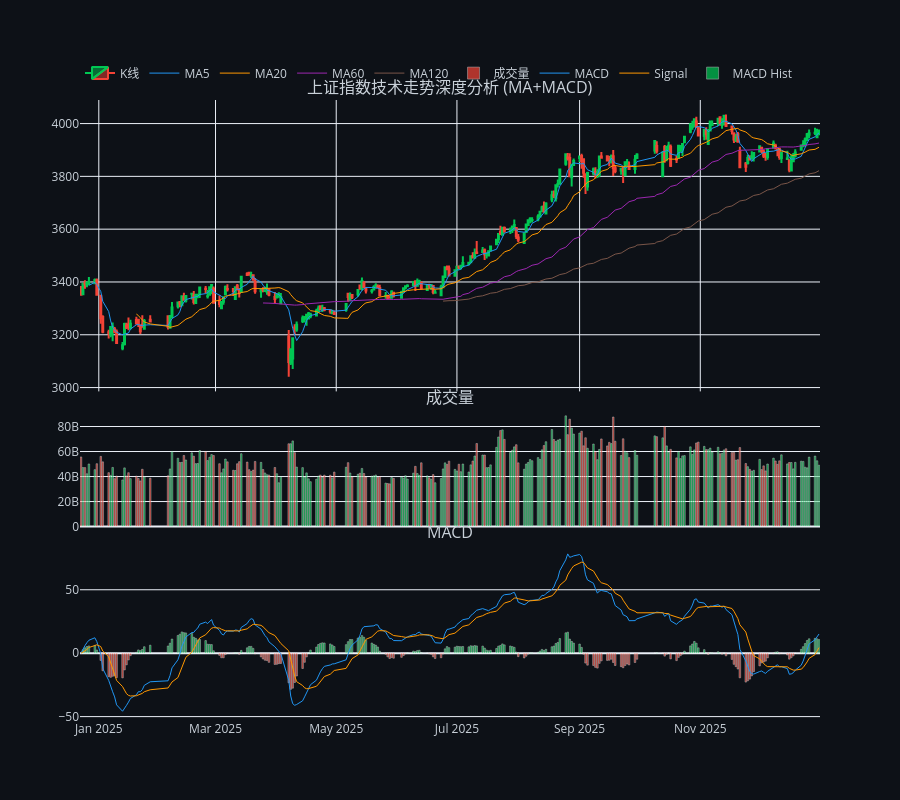

Notebook code for this chart:
### Markdown cell above
---

## 5️⃣ 技术走势深度分析 (ChartEngine)

使用 ChartEngine 渲染专业 K 线图，叠加全周期均线与 MACD。

### Code cell
# 获取上证指数完整数据
df_tech = jq.get_price(
    '000001.XSHG', 
    count=250, 
    end_date=pd.Timestamp.now().strftime('%Y-%m-%d'),
    frequency='daily'
)

# 渲染技术走势图
fig_tech = plot_market_technical_charts(
    df_tech, 
    title='上证指数技术走势深度分析 (MA+MACD)'
)
fig_tech.show()

### Figure 1 — Plotly figure (JSON) as saved in the notebook; plotly's stock layout.template omitted (floating-point values rounded to 4 significant figures; data arrays with more than 128 entries replaced by an {"elided": "..."} marker saying what was removed)
{"data": [{"close": {"elided": "250 float values"}, "decreasing": {"line": {"color": "#F44336"}}, "high": {"elided": "250 float values"}, "increasing": {"line": {"color": "#00C853"}}, "low": {"elided": "250 float values"}, "name": "K线", "open": {"elided": "250 float values"}, "type": "candlestick", "x": {"elided": "250 str values"}, "xaxis": "x", "yaxis": "y"}, {"line": {"color": "#2196F3", "width": 1}, "name": "MA5", "type": "scatter", "x": {"elided": "250 str values"}, "xaxis": "x", "y": {"elided": "250 float values"}, "yaxis": "y"}, {"line": {"color": "#FF9800", "width": 1}, "name": "MA20", "type": "scatter", "x": {"elided": "250 str values"}, "xaxis": "x", "y": {"elided": "250 float values"}, "yaxis": "y"}, {"line": {"color": "#9C27B0", "width": 1}, "name": "MA60", "type": "scatter", "x": {"elided": "250 str values"}, "xaxis": "x", "y": {"elided": "250 float values"}, "yaxis": "y"}, {"line": {"color": "#795548", "width": 1}, "name": "MA120", "type": "scatter", "x": {"elided": "250 str values"}, "xaxis": "x", "y": {"elided": "250 float values"}, "yaxis": "y"}, {"marker": {"color": {"elided": "250 str values"}}, "name": "成交量", "opacity": 0.7, "type": "bar", "x": {"elided": "250 str values"}, "xaxis": "x2", "y": {"elided": "250 int values"}, "yaxis": "y2"}, {"line": {"color": "#2196F3", "width": 1}, "name": "MACD", "type": "scatter", "x": {"elided": "250 str values"}, "xaxis": "x3", "y": {"elided": "250 float values"}, "yaxis": "y3"}, {"line": {"color": "#FF9800", "width": 1}, "name": "Signal", "type": "scatter", "x": {"elided": "250 str values"}, "xaxis": "x3", "y": {"elided": "250 float values"}, "yaxis": "y3"}, {"marker": {"color": {"elided": "250 str values"}}, "name": "MACD Hist", "opacity": 0.7, "type": "bar", "x": {"elided": "250 str values"}, "xaxis": "x3", "y": {"elided": "250 float values"}, "yaxis": "y3"}], "layout": {"annotations": [{"font": {"size": 16}, "showarrow": false, "text": "上证指数技术走势深度分析 (MA+MACD)", "x": 0.5, "xanchor": "center", "xref": "paper", "y": 1, "yanchor": "bottom", "yref": "paper"}, {"font": {"size": 16}, "showarrow": false, "text": "成交量", "x": 0.5, "xanchor": "center", "xref": "paper", "y": 0.5, "yanchor": "bottom", "yref": "paper"}, {"font": {"size": 16}, "showarrow": false, "text": "MACD", "x": 0.5, "xanchor": "center", "xref": "paper", "y": 0.282, "yanchor": "bottom", "yref": "paper"}], "font": {"color": "#c9d1d9"}, "height": 800, "legend": {"orientation": "h", "y": 1.02, "yanchor": "bottom"}, "paper_bgcolor": "#0d1117", "plot_bgcolor": "#0d1117", "xaxis": {"anchor": "y", "domain": [0, 1], "matches": "x3", "rangeslider": {"visible": false}, "showticklabels": false}, "xaxis2": {"anchor": "y2", "domain": [0, 1], "matches": "x3", "showticklabels": false}, "xaxis3": {"anchor": "y3", "domain": [0, 1]}, "yaxis": {"anchor": "x", "domain": [0.53, 1]}, "yaxis2": {"anchor": "x2", "domain": [0.312, 0.5]}, "yaxis3": {"anchor": "x3", "domain": [0, 0.282]}}}
